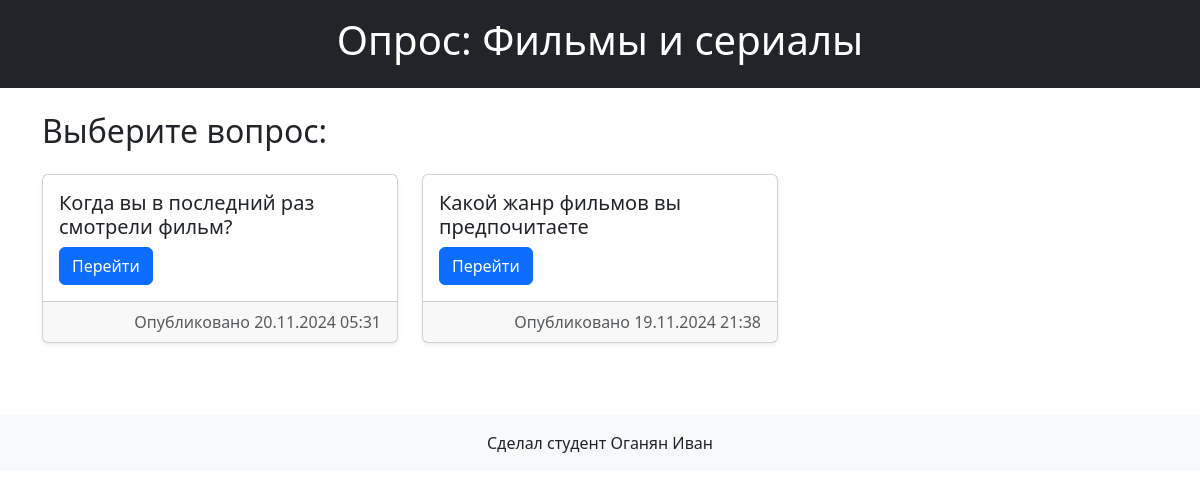
Screenshot of /polls/ with the database file from the repository.
### polls/models.py (models this page shows, shortened)
class Question(models.Model):
    question_text = models.CharField('Текст вопроса', max_length=200)
    pub_date = models.DateTimeField('Дата публикации')

### polls/views.py (the view)
# urls.py: path('', views.index, name='index'),
def index(request):
    latest_question_list = Question.objects.order_by('-pub_date')[:5]
    context = {'latest_question_list': latest_question_list}
    return render(request, 'polls/index.html', context)

### polls/templates/polls/index.html (shortened to what this page needs)
<!DOCTYPE html>
<html lang="ru">
<head>
    <link href="https://cdn.jsdelivr.net/npm/bootstrap@5.3.0/dist/css/bootstrap.min.css" rel="stylesheet">
</head>
<body>
    <header class="bg-dark text-white py-3">
        <div class="container text-center">
            <h1>Опрос: Фильмы и сериалы</h1>
        </div>
    </header>
    <main class="container mt-4">
        <h2 class="mb-4">Выберите вопрос:</h2>
        <div class="row">
            {% for question in latest_question_list %}
                <div class="col-md-4">
                    <div class="card mb-4 shadow-sm">
                        <div class="card-body">
                            <h5 class="card-title">{{ question.question_text }}</h5>
                            <a href="{{ question.id }}/" class="btn btn-primary">Перейти</a>
                        </div>
                        <div class="card-footer text-muted text-end">
                            Опубликовано {{ question.pub_date|date:"d.m.Y H:i" }}
                        </div>
                    </div>
                </div>
            {% endfor %}
        </div>
    </main>
    <footer class="bg-light py-3 mt-5">
        <div class="container text-center">
            <p class="mb-0">Сделал студент Оганян Иван</p>
        </div>
    </footer>
</body>
</html>

### rows the page displays
Question: question_text "Когда вы в последний раз смотрели фильм?", pub_date "20.11.2024 05:31"
Question: question_text "Какой жанр фильмов вы предпочитаете", pub_date "19.11.2024 21:38"
